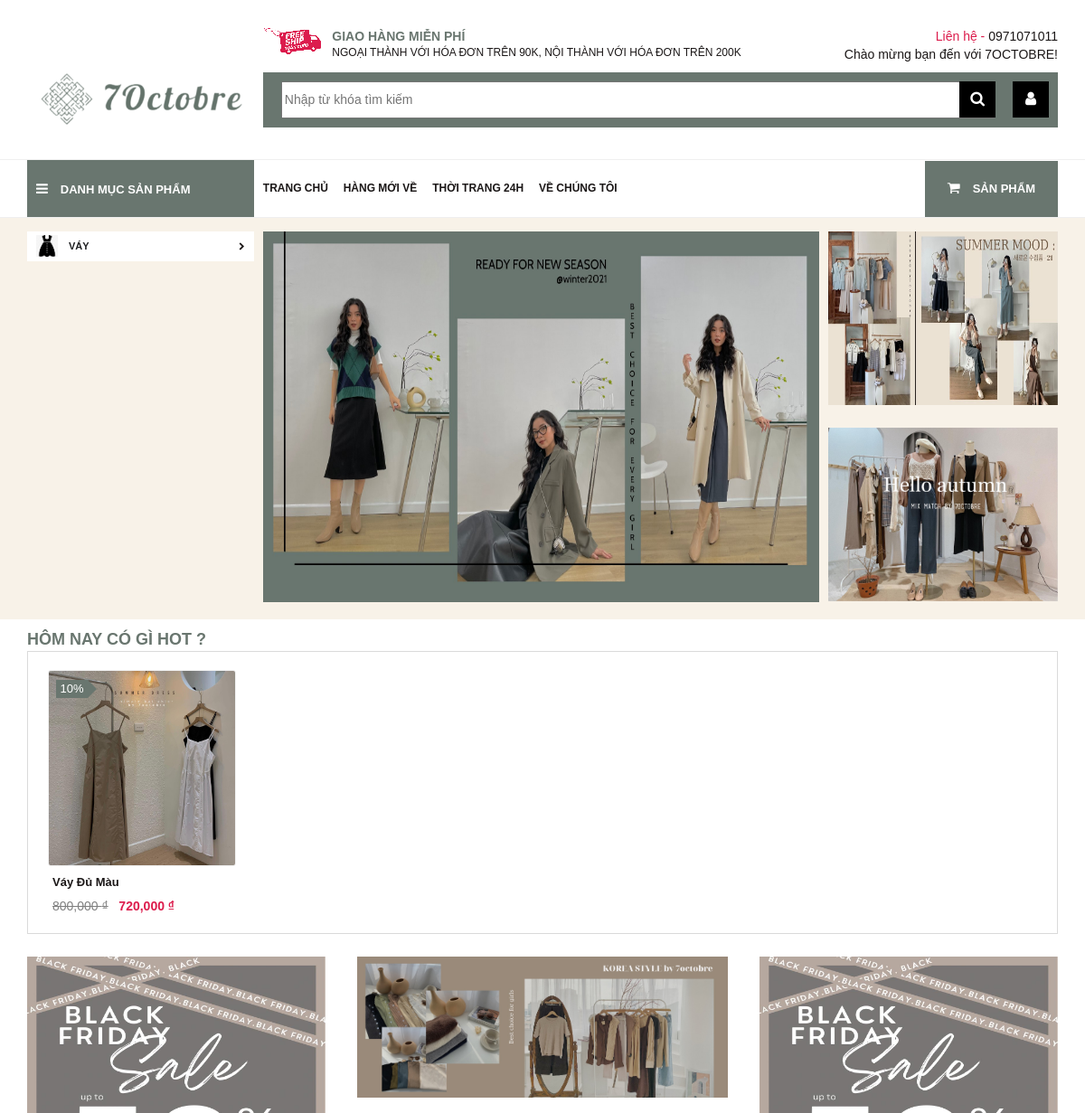
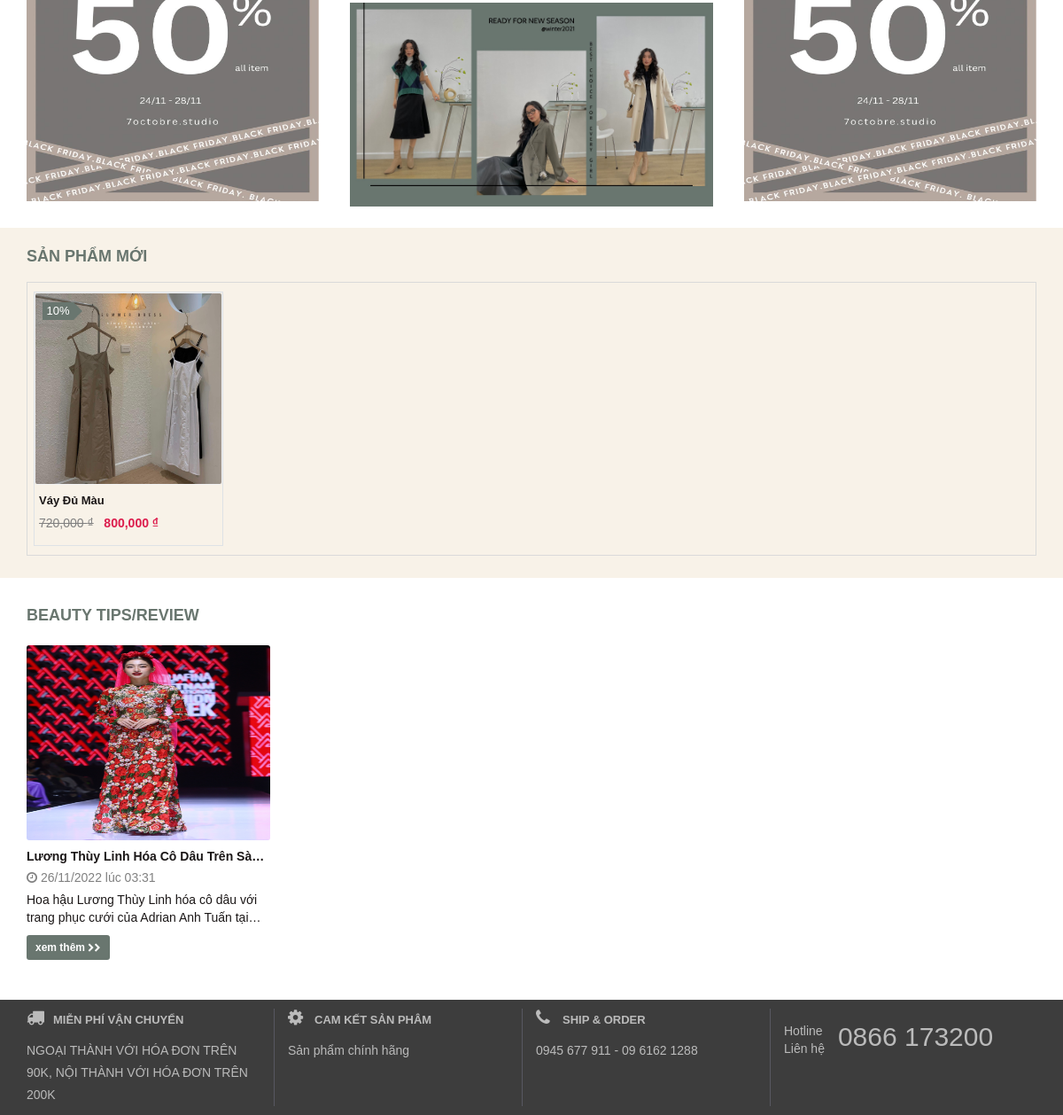
The page / on the database its author committed (2 pictures, top to bottom).
### tables this page shows
CREATE TABLE `categories` (
  `id` int(11) NOT NULL,
  `name` varchar(255) NOT NULL,
  `avatar` varchar(255) DEFAULT NULL,
  `status` tinyint(3) NOT NULL,
  `category_status` tinyint(3) NOT NULL,
  `content` varchar(255) NOT NULL,
  `hotcategory` tinyint(3) NOT NULL,
  `created_at` timestamp NOT NULL DEFAULT current_timestamp(),
  `updated_at` datetime DEFAULT NULL
);

CREATE TABLE `products` (
  `id` int(11) NOT NULL,
  `category_id` int(11) DEFAULT NULL,
  `producer_id` int(11) NOT NULL,
  `title` varchar(255) DEFAULT NULL,
  `avatar` varchar(255) DEFAULT NULL,
  `price` int(11) DEFAULT NULL,
  `quality` int(11) DEFAULT NULL,
  `summary` varchar(255) NOT NULL,
  `content` text NOT NULL,
  `status` tinyint(4) NOT NULL DEFAULT 0,
  `discount` int(11) NOT NULL DEFAULT 0,
  `hotproduct` tinyint(3) NOT NULL,
  `total_number_rating` int(11) NOT NULL,
  `total_rating` int(11) NOT NULL,
  `created_at` timestamp NOT NULL DEFAULT current_timestamp(),
  `updated_at` datetime DEFAULT NULL
);

CREATE TABLE `news` (
  `id` int(11) NOT NULL,
  `category_id` int(11) NOT NULL,
  `user_id` int(11) NOT NULL,
  `name` varchar(255) NOT NULL,
  `avatar` varchar(255) NOT NULL,
  `summary` text NOT NULL,
  `content` text NOT NULL,
  `status` tinyint(3) NOT NULL,
  `hotnews` tinyint(3) NOT NULL DEFAULT 0,
  `created_at` timestamp NOT NULL DEFAULT current_timestamp(),
  `updated_at` datetime DEFAULT NULL
);

### App/controllers/controller.php (called while the page is built, shortened)
<?php
class Controller{
    public function render($file,$variable=[]){
        extract($variable);
        require_once $file;
        $view= ob_get_clean();
        return $view;
    }
}

### Mvc/Frontend/controllers/HomeController.php (called while the page is built)
<?php
class HomeController extends Controller{
    public function index(){
        $this->content=$this->render("Mvc/frontend/views/home/home.php");
       require_once 'Mvc/Frontend/views/layouts/main.php';
    }
}

### index.php (called while the page is built, shortened)
<?php
    $action=isset($_GET["action"]) ? $_GET["action"] : 'index';
    $obj = new $controller;
    $obj->$action();

### App/database/Model.php (called while the page is built, shortened)
<?php
    class Model{
        public function __construct(){
            $this->connection=$this->getConnection();
        }
        public function getConnection(){
            $connection=new PDO(Database::DB_DSN,
                                Database::DB_USERNAME,
                                Database::DB_PASSWORD);
            return $connection;
        }
}

### Mvc/Frontend/models/Category.php (called while the page is built, shortened)
<?php
class Category extends Model{
    public function getCategoryProduct(){
        $sql_select="select * from categories where status=1 and category_status=1 order by categories.created_at asc limit 0,10";
        $obj_select=$this->connection->prepare($sql_select);
        $obj_select->execute();
        return $obj_select->fetchAll(PDO::FETCH_ASSOC);
    }
    public function categoryNews(){
        $sql_select="select * from categories where status=1 and category_status=0 order by categories.created_at asc limit 0,3";
        $obj_select=$this->connection->prepare($sql_select);
        $obj_select->execute();
        return $obj_select->fetchAll(PDO::FETCH_ASSOC);
    }
}

### App/helpers/Helper.php (called while the page is built, shortened)
<?php
class Helper
{
    public static function getSlug($str) {
        $str = trim(mb_strtolower($str));
        $str = preg_replace('/(à|á|ạ|ả|ã|â|ầ|ấ|ậ|ẩ|ẫ|ă|ằ|ắ|ặ|ẳ|ẵ)/', 'a', $str);
        $str = preg_replace('/(è|é|ẹ|ẻ|ẽ|ê|ề|ế|ệ|ể|ễ)/', 'e', $str);
        $str = preg_replace('/(ì|í|ị|ỉ|ĩ)/', 'i', $str);
        $str = preg_replace('/(ò|ó|ọ|ỏ|õ|ô|ồ|ố|ộ|ổ|ỗ|ơ|ờ|ớ|ợ|ở|ỡ)/', 'o', $str);
        $str = preg_replace('/(ù|ú|ụ|ủ|ũ|ư|ừ|ứ|ự|ử|ữ)/', 'u', $str);
        $str = preg_replace('/(ỳ|ý|ỵ|ỷ|ỹ)/', 'y', $str);
        $str = preg_replace('/(đ)/', 'd', $str);
        $str = preg_replace('/[^a-z0-9-\s]/', '', $str);
        $str = preg_replace('/([\s]+)/', '-', $str);
        return $str;
    }
}

### Mvc/Frontend/models/Product.php (called while the page is built, shortened)
<?php
class Product extends Model{
    public function hotProduct(){
        $sql_select="select products.*,categories.name from categories inner join products
                    on categories.id=products.category_id where products.status=1 and products.hotproduct=1
                    ORDER BY products.updated_at limit 5 ";
        $obj_select=$this->connection->prepare($sql_select);
        $obj_select->execute();
        $products=$obj_select->fetchAll(PDO::FETCH_ASSOC);
        return $products;
    }
    public function newProduct(){
        $sql_select="select products.*,categories.name from categories inner join products
                    on categories.id=products.category_id where products.status=1 ORDER BY products.created_at  desc limit 10 ";
        $obj_select=$this->connection->prepare($sql_select);
        $obj_select->execute();
        $products=$obj_select->fetchAll(PDO::FETCH_ASSOC);
        return $products;
    }
}

### Mvc/Frontend/models/News.php (called while the page is built, shortened)
<?php
class News extends Model
{
    public function hotNews()
    {
        $sql_select = "select news.*,categories.name as category_name from categories inner join news
                    on categories.id=news.category_id where news.status=1 and hotnews=1 ORDER BY news.created_at  desc limit 4 ";
        $obj_select = $this->connection->prepare($sql_select);
        $obj_select->execute();
        $products = $obj_select->fetchAll(PDO::FETCH_ASSOC);
        return $products;
    }
}

### Mvc/Frontend/views/products/hotproduct.php (the view, shortened to what this page needs)
<div class="background">
    <div class="container ">
        <div class="row">
            <div class="title">Hôm nay có gì hot ?</div>
            <div class="col-lg-12 col-md-12 product">
              <?php if(!empty($products)):
              foreach ($products as $product):
                  $product_title = $product['title'];
                  $product_slug = Helper::getSlug($product_title);
                  $product_id = $product['id'];
                  $product_link = "chi-tiet-san-pham/$product_slug/$product_id";
              ?>
                <div class="hot-product">
                    <div class="product_img">
                        <a href="<?php echo $product_link; ?>">
                          <?php if(!empty($product['avatar'])): ?>
                            <img src="Assets/uploads/products/<?php echo $product['avatar']; ?>" alt=""></a>
                      <?php endif; ?>
                      <?php if($product['discount'] > 0): ?>
                        <div class="price_sale"><?php echo $product['discount']; ?>% <span class="sale_lable"></span></div>
                      <?php endif; ?>
                    </div>
                  <div>
                    <a href="<?php echo $product_link; ?>"><h2><?php echo $product['title']; ?></h2></a>
                      <?php if($product['discount'] > 0): ?>
                        <p><span style="margin-left:5px;text-decoration: line-through !important;color: grey" class="price"><?php echo number_format($product["price"]); ?> ₫</span>
                          &nbsp <span style="color: #dc1c4c;font-weight: bold" class="price-label"><?php echo number_format($product["price"] - ($product["price"] * ($product["discount"]/100))); ?> ₫</span>
                        </p>
                      <?php else: ?>
                        <p>&nbsp;<span style="margin-left:5px;color: #dc1c4c;font-weight: bold" class="price-label" class="price-label"><?php echo  number_format($product["price"]); ?> ₫</span>
                        </p>
                      <?php endif; ?>
                  </div>
                </div>
              <?php endforeach; else: ?>
              <div style="text-align: center">Không có sản phảm nào hot !!!</div>
              <?php endif; ?>
            </div>
        </div>
    </div>

### Mvc/Frontend/views/categories/menu.php (shortened to what this page needs)
<div class="menu-trai">
  <ul>
    <?php if (!empty($categories)):
      foreach ($categories as $category):
        $category_id = $category["id"];
        $category_name = $category["name"];
        $category_slug = Helper::getSlug($category_name);
        $category_link = "danh-sach-san-pham/$category_slug/$category_id"
        ?>
        <li class="menu-cha">
          <a href="<?php echo $category_link; ?>">
            <?php if (!empty($category["avatar"])): ?>
              <img src="Assets//uploads/categories/<?php echo $category["avatar"]; ?>" alt="">
            <?php endif; ?>
            <span><?php echo $category["name"]; ?></span>
            <i style="line-height: 33px;" class="fa fa-chevron-right"></i>
          </a>
        </li>
      <?php endforeach; endif; ?>
  </ul>
</div>

### Mvc/Frontend/views/products/newproduct.php (shortened to what this page needs)
<div class="sanphammoi">
  <div class="container ">
    <div class="row">
      <div class="title">Sản phẩm mới</div>
      <div class="col-lg-12 col-md-12 Restock" style="border: 1px solid #dadada; margin: 15px 0px" >
          <?php if (!empty($products)):
              foreach ($products as $product):
                  $product_title = $product['title'];
                  $product_slug = Helper::getSlug($product_title);
                  $product_id = $product['id'];
                  $product_link = "chi-tiet-san-pham/$product_slug/$product_id";
                  ?>
                <div class="hot-product">
                  <div class="border">
                    <div class="product_img">
                      <a href="<?php echo $product_link; ?>">
                          <?php if (!empty($product['avatar'])): ?>
                        <img src="Assets/uploads/products/<?php echo $product['avatar']; ?>" alt=""></a>
                        <?php endif; ?>
                        <?php if ($product['discount'] > 0): ?>
                          <div class="price_sale"><?php echo $product['discount']; ?>% <span class="sale_lable"></span>
                          </div>
                        <?php endif; ?>
                    </div>
                    <div>
                      <a href="<?php echo $product_link; ?>"><h2><?php echo $product['title']; ?></h2></a>
                        <?php if($product['discount'] > 0): ?>
                          <p><span style="margin-left:5px;text-decoration: line-through !important;color: grey" class="price"><?php echo number_format($product["price"]-($product["price"]*($product["discount"]/100))); ?> ₫</span>
                            &nbsp <span style="color: #dc1c4c;font-weight: bold" class="price-label"><?php echo number_format($product["price"]); ?> ₫</span>
                          </p>
                        <?php else: ?>
                          <p>&nbsp;<span style="margin-left:5px;color: #dc1c4c;font-weight: bold" class="price-label" class="price-label"><?php echo  number_format($product["price"]); ?> ₫</span>
                          </p>
                        <?php endif; ?>
                    </div>
                  </div>
                </div>
              <?php endforeach; else: ?>
        <div style="text-align: center">Không có sản phảm nào hot !!!</div>
        <?php endif; ?>
      </div>
    </div>
  </div>
</div>

### Mvc/Frontend/views/news/hotnews.php
<?php if(!empty($news)): ?>
<div class="container" style="padding-bottom: 30px">
    <div class="row beauty1">
        <div class="title">Beauty tips/review</div>
        <div class=" beauty">
             <?php  foreach ($news as $new):
                    $new_id=$new["id"];
                    $new_slug=Helper::getSlug($new['name']);
                    $new_link="blogs/$new_slug/$new_id";
                 ?>
                <div class="Beautytips">
                    <div><a href="<?php echo $new_link; ?>"><img src="Assets/uploads/news/<?php echo $new["avatar"]; ?>" alt=""></a></div>
                    <div>
                        <h2><a href="<?php echo $new_link; ?>"><?php echo $new['name']; ?></a></h2>
                        <div class="clock"><i class="fa fa-clock-o"></i> <?php echo date('d/m/Y', strtotime($new['created_at'])); ?> lúc <?php echo date('H:i', strtotime($new['created_at'])); ?>   </div>
                        <div class="news_summary">
                            <?php echo $new['summary']; ?>
                        </div>
                        <div class="contine">
                            <a href="<?php echo $new_link; ?>">
                                xem thêm <i class="fa fa-chevron-right"></i><i class="fa fa-chevron-right"></i>
                            </a>
                        </div>
                    </div>
                </div>
            <?php endforeach; ?>
        </div>
    </div>
</div>
<?php endif; ?>

### Mvc/Frontend/views/categories/category_news.php
<?php if (!empty($categories)):
foreach ($categories as $category):
$category_id = $category["id"];
$category_name = $category["name"];
$category_slug = Helper::getSlug($category_name);
$category_link = "danh-sach-blogs/$category_slug/$category_id"
?>
<li><a href="<?php echo $category_link; ?>"><?php echo $category_name; ?></a></li>
<?php endforeach; else: ?>
<?php endif; ?>

### rows shown on the page
categories: name "THỜI TRANG 24H"
categories: avatar (picture), name "VÁY"
products: avatar (picture), discount "10", title "Váy Đủ Màu", price "800,000", $product["price"] - ($product["price"] * ($product["discount"]/100)) "720,000", $product["price"]-($product["price"]*($product["discount"]/100)) "720,000"
news: avatar (picture), name "Lương Thùy Linh Hóa Cô Dâu Trên…", created_at "26/11/2022", created_at "03:31", summary "Hoa hậu Lương Thùy Linh hóa cô dâu với trang phục cưới của Adrian Anh Tuấn…"
